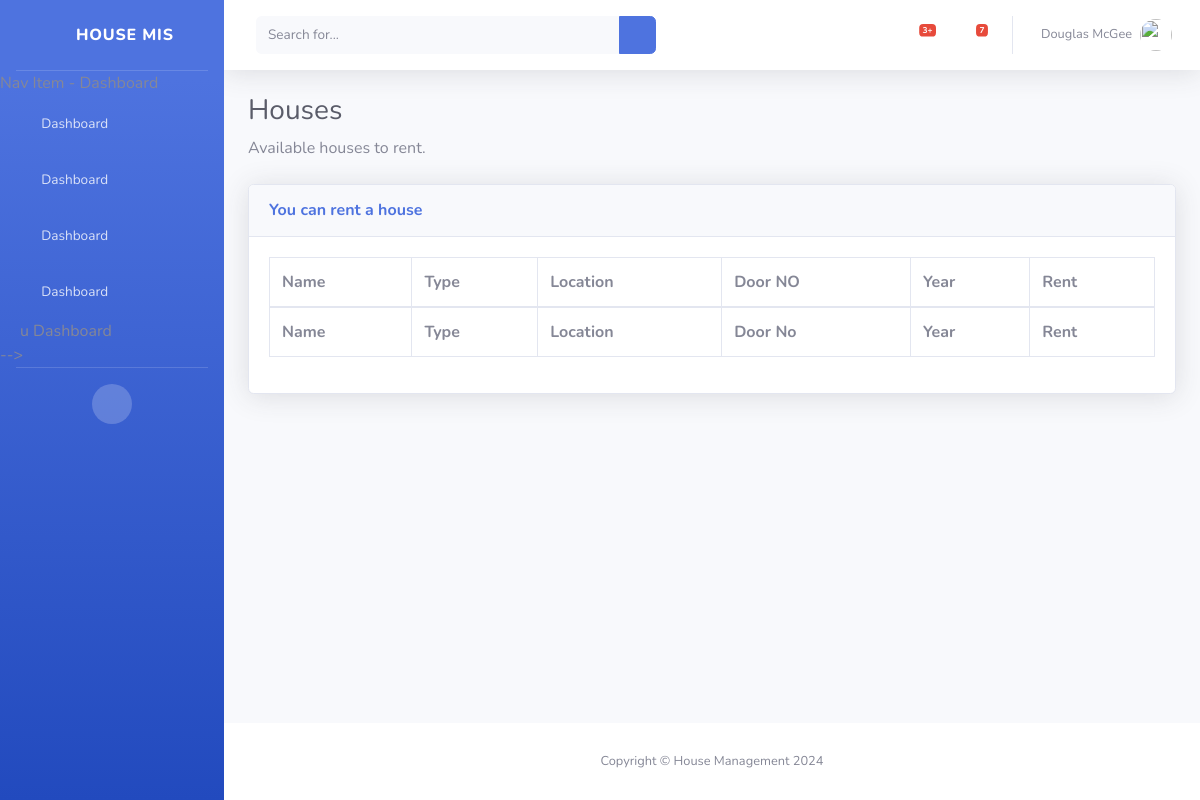
Page /houses on the earlier database version.
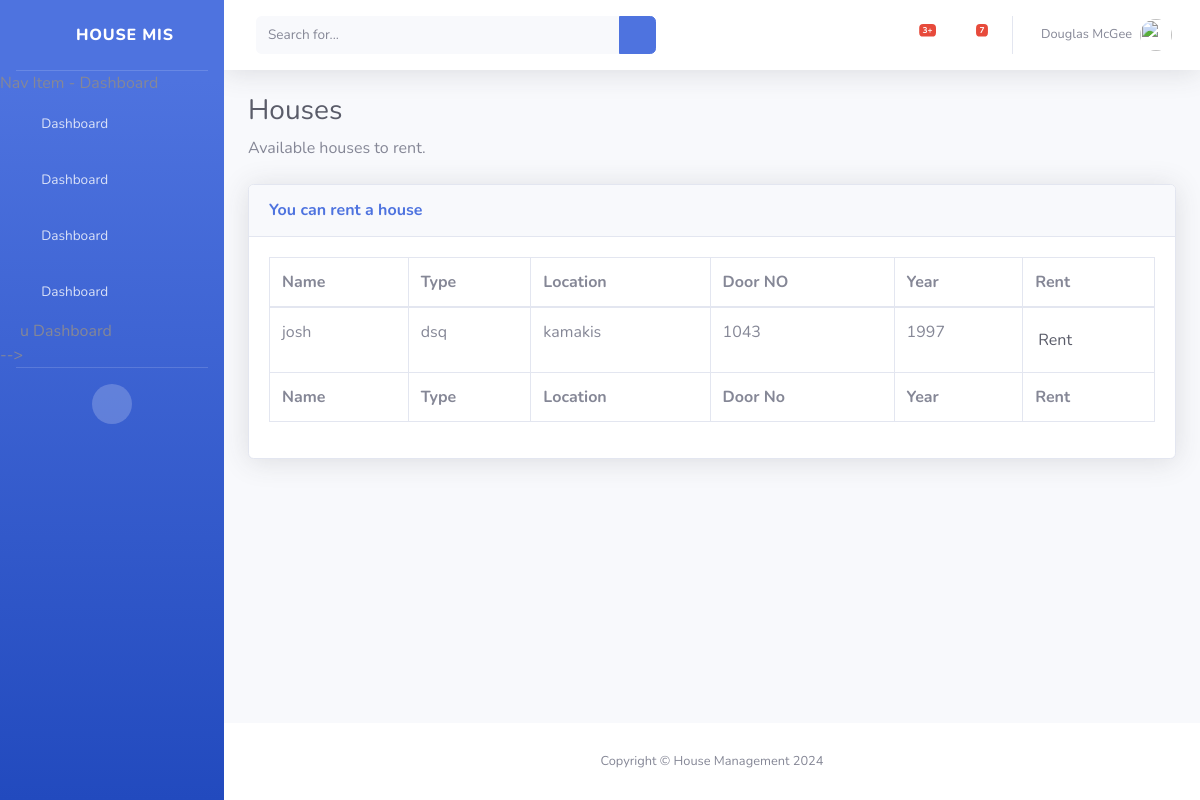
Same page on the later database version.
### main/models.py (models this page shows, shortened)
class House_info(models.Model):
    name = models.CharField(max_length=30)
    type = models.CharField(max_length=30)
    location = models.CharField(max_length=30)
    door_no = models.CharField(max_length=30, unique=True)
    year = models.IntegerField()
    class Meta:
        verbose_name = 'House_info'
        verbose_name_plural = 'House_infos'
        db_table = 'house_infos'
        ordering = ['door_no']

### main/views.py (the view)
# urls.py: path('houses', views.house_to_rent, name='house_to_rent'),
def house_to_rent(request):
    houses = House_info.objects.all()
    return render(request,'house_to_rent.html',{'houses':houses})

### templates/house_to_rent.html (shortened to what this page needs)
{% extends "Master.html" %}
{% load static %}
{% block extra_css %}
		 <link href="{% static 'vendor/datatables/dataTables.bootstrap4.min.css' %}" rel="stylesheet">
{% endblock %}
{% block content %}
                    <h1 class="h3 mb-2 text-gray-800">Houses</h1>
                    <p class="mb-4"> Available houses to rent.
                       </p>
                    <div class="card shadow mb-4">
                        <div class="card-header py-3">
                            <h6 class="m-0 font-weight-bold text-primary">You can rent a house</h6>
                        </div>
                        <div class="card-body">
                            <div class="table-responsive">
                                <table class="table table-bordered" id="dataTable" width="100%" cellspacing="0">
                                    <thead>
                                        <tr>
                                            <th>Name</th>
                                            <th>Type</th>
                                            <th>Location</th>
                                            <th>Door NO</th>
                                            <th>Year</th>
                                            <th>Rent</th>
                                        </tr>
                                    </thead>
                                    <tfoot>
                                        <tr>
                                            <th>Name</th>
                                            <th>Type</th>
                                            <th>Location</th>
                                            <th>Door No</th>
                                            <th>Year</th>
                                            <th>Rent</th>
                                        </tr>
                                    </tfoot>
                                    <tbody>
                                       {% for house in houses %}
                                       	<tr>
                                            <td>{{ house.name }}</td>
                                            <td>{{ house.type }}</td>
                                            <td>{{ house.location }}</td>
                                            <td>{{ house.door_no }}</td>
                                            <td>{{ house.year }}</td>
                                            <td>
                                                <a class="btn-circle btn-group-sm btn-outline-dark" href="{% url 'rent_house' house.house_id %}">Rent </a>
                                            </td>
                                        </tr>
                                       {% endfor %}
                                    </tbody>
                                </table>
                            </div>
                        </div>
                    </div>
{% endblock %}

Differences in the rows shown:
added House_info: name "josh", type "dsq", location "kamakis", door_no "1043", year "1997"
